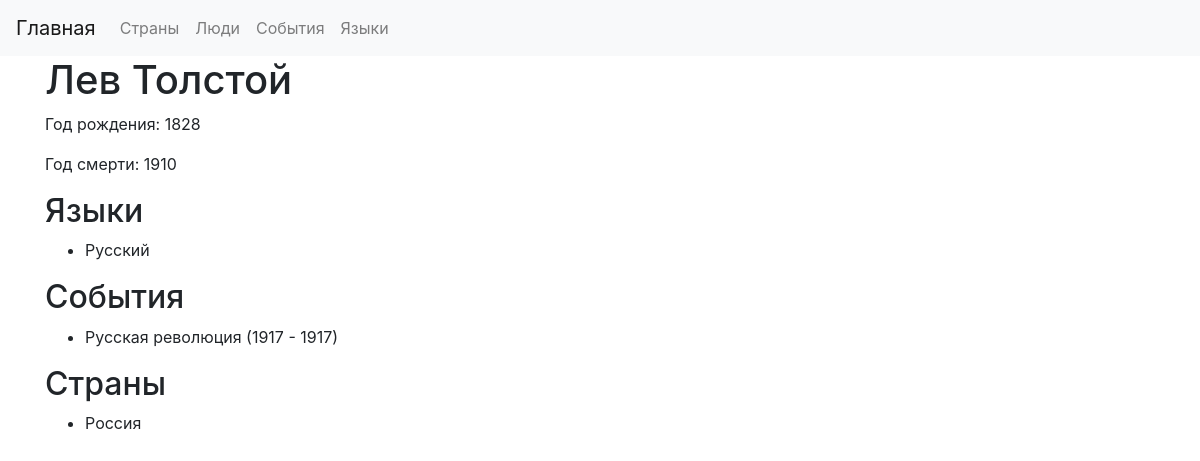
The app's page /people/1 with its own data.
### app.py (models this page shows)
class Person(db.Model):
    __tablename__ = "person"
    id = db.Column(db.Integer, primary_key=True)
    name = db.Column(db.String(255), nullable=False)
    birth_year = db.Column(db.Integer, nullable=False)
    death_year = db.Column(db.Integer, nullable=True)
    languages = db.relationship("PersonLanguage", backref="person", lazy=True)
    events = db.relationship("PersonEvent", backref="person", lazy=True)
    countries = db.relationship("CountryPerson", backref="person", lazy=True)

class Language(db.Model):
    __tablename__ = "language"
    id = db.Column(db.Integer, primary_key=True)
    name = db.Column(db.String(255), nullable=False)
    countries = db.relationship("CountryLanguage", backref="language", lazy=True)
    people = db.relationship("PersonLanguage", backref="language", lazy=True)

class Event(db.Model):
    __tablename__ = "event"
    id = db.Column(db.Integer, primary_key=True)
    name = db.Column(db.String(255), nullable=False)
    type_id = db.Column(db.Integer, db.ForeignKey("event_type.id"), nullable=False)
    start_year = db.Column(db.Integer, nullable=False)
    end_year = db.Column(db.Integer, nullable=True)
    people = db.relationship("PersonEvent", backref="event", lazy=True)
    countries = db.relationship("CountryEvent", backref="event", lazy=True)

class Country(db.Model):
    __tablename__ = "country"
    id = db.Column(db.Integer, primary_key=True)
    name = db.Column(db.String(255), nullable=False)
    area = db.Column(db.Float, nullable=False)
    population = db.Column(db.Integer, nullable=False)
    languages = db.relationship("CountryLanguage", backref="country", lazy=True)
    events = db.relationship("CountryEvent", backref="country", lazy=True)
    people = db.relationship("CountryPerson", backref="country", lazy=True)

### app.py (the view)
@app.route("/people/<int:id>")
def person(id):
    person = Person.query.get_or_404(id)
    languages = [pl.language for pl in person.languages]
    events = [pe.event for pe in person.events]
    countries = [pc.country for pc in person.countries]
    return render_template(
        "person.html",
        person=person,
        languages=languages,
        events=events,
        countries=countries,
    )

### templates/person.html
{% extends 'base.html' %}
{% block content %}
<h1>{{ person.name }}</h1>
<p>Год рождения: {{ person.birth_year }}</p>
<p>Год смерти: {{ person.death_year }}</p>
<h2>Языки</h2>
<ul>
    {% for language in languages %}
    <li>{{ language.name }}</li>
    {% endfor %}
</ul>
<h2>События</h2>
<ul>
    {% for event in events %}
    <li>{{ event.name }} ({{ event.start_year }} - {{ event.end_year }})</li>
    {% endfor %}
</ul>
<h2>Страны</h2>
<ul>
    {% for country in countries %}
    <li>{{ country.name }}</li>
    {% endfor %}
</ul>
{% endblock %}

### records on screen
Person: name "Лев Толстой", birth_year "1828", death_year "1910"
Language: name "Русский"
Event: name "Русская революция", start_year "1917", end_year "1917"
Country: name "Россия"
